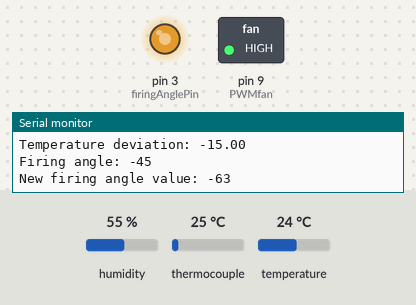
Simulated run of this sketch. Board: Arduino Uno, built with avr-gcc and run on an emulated ATmega328P. Shown: switched loads named in the sketch (green lamp = pin HIGH), output pins drawn as LEDs (lit = HIGH), the last lines printed to the serial monitor. The test bench sets the inputs (shaded band); at power-on: thermocouple 25 °C, humidity 55 %, temperature 24 °C.

Above: at 1.7 s.
1.8 s: thermocouple set to 30 °C
At 3.7 s:
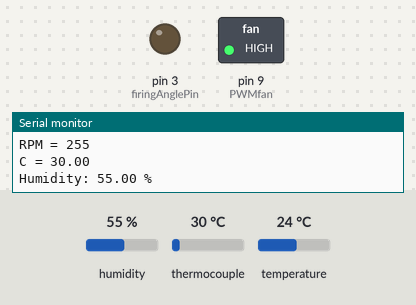
4.5 s: thermocouple set to 2 °C
At 5.3 s:
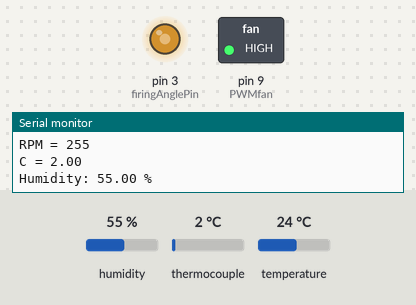
Timing chart, 0 to 7.5 s (numbered marks = the images above; inputs shaded):
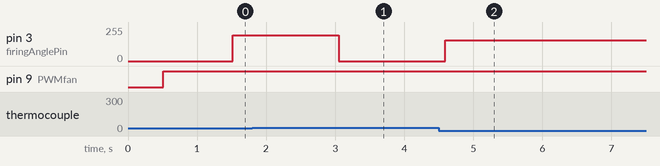

Measured:
- the behaviour switches between 29 and 30 °C on thermocouple (found by bisection; images 0 and 1)
- after the input at 1.8 s, pin 3 (firingAnglePin): 193/255 → 0/255 after 1.3 s
- after the input at 4.5 s, pin 3 (firingAnglePin): 0/255 → 155/255 after 0.09 s

The sketch:

Drying_System.ino
```cpp
#include "max6675.h"  //INCLUDE THE LIBRARY
#include "DHT.h"

#define DHTPIN 2     // Digital pin connected to the DHT sensor
#define DHTTYPE DHT22   // DHT 22 (AM2302)


int thermoDO = 10;
int thermoCS = 11;
int thermoCLK = 13;
int PWMfan = 9;
int zeroCross = 4;       // Zero-crossing detection pin
int firingAnglePin = 3;  // Triac firing angle control pin
DHT dht(DHTPIN, DHTTYPE);


MAX6675 thermocouple(thermoCLK, thermoCS, thermoDO);
int fanSpeed = 0;              // Initial fan speed
int lastFiringAngleValue = 0;  // Variable to store the last firing angle value

void setup() {
  Serial.begin(9600);
  Serial.println("MAX6675 test");
  // Initialize PWM fan pin
  pinMode(PWMfan, OUTPUT);
  // Initialize zero-crossing detection pin
  pinMode(zeroCross, INPUT_PULLUP);
  // Initialize firing angle control pin
  pinMode(firingAnglePin, OUTPUT);
  // Attach interrupt for zero-crossing detection
  attachInterrupt(digitalPinToInterrupt(zeroCross), zeroCrossDetect, RISING);
  // wait for MAX chip to stabilize
  delay(500);

  Serial.println("DHT22 sensor initializing...");

  dht.begin();
}

void loop() {
  // Read current temperature
  float temperature = thermocouple.readCelsius();
  // Print the current temperature
  Serial.print("RPM = ");
  Serial.println(fanSpeed);
  Serial.print("C = ");
  Serial.println(temperature);

  // Reading humidity takes about 250 milliseconds!
  float h = dht.readHumidity();

  Serial.print("Humidity: ");
  Serial.print(h);
  Serial.println(" %");

  // Control fan speed based on temperature
  if (temperature < 40.00) {
    // Set fan speed to maximum
    fanSpeed = 255;
  } else {
    // Turn off the fan
    fanSpeed = 0;
  }
  analogWrite(PWMfan, fanSpeed);
  delay(1000);

  // Call zeroCrossDetect() to adjust firing angle based on temperature
  zeroCrossDetect();

  // Wait for 1 second before checking the temperature again
  //delay(1000);
}

void zeroCrossDetect() {
  // Debug output
  Serial.println("Zero cross detected");

  // Implement phase angle control logic to maintain temperature at 40°C
  float temperature = thermocouple.readCelsius();
  float deviation = temperature - 40.0;  // Calculate deviation from 40°C

  // Debug output
  Serial.print("Temperature deviation: ");
  Serial.println(deviation);

  // Check if temperature exceeds 40°C
  if (temperature >= 40.00) {
    // Turn off the heating element
    analogWrite(firingAnglePin, 0);
    return;  // Exit the function early
  }

  // Proportional control: Map deviation to firing angle (0-180 degrees)
  int firingAngle = map(deviation, -10, 10, 0, 180);

  // Debug output
  Serial.print("Firing angle: ");
  Serial.println(firingAngle);

  // Integral control: Adjust firing angle gradually to avoid sudden changes
  int newFiringAngleValue = map(firingAngle, 0, 180, 0, 255);  // Map firing angle to PWM value

  // Apply hysteresis to avoid frequent changes in the firing angle
  if (abs(newFiringAngleValue - lastFiringAngleValue) >= 5) {
    // Update firing angle value only if the change is significant
    analogWrite(firingAnglePin, newFiringAngleValue);
    lastFiringAngleValue = newFiringAngleValue;

    // Debug output
    Serial.print("New firing angle value: ");
    Serial.println(newFiringAngleValue);
    delay(500);
  }
}
```
